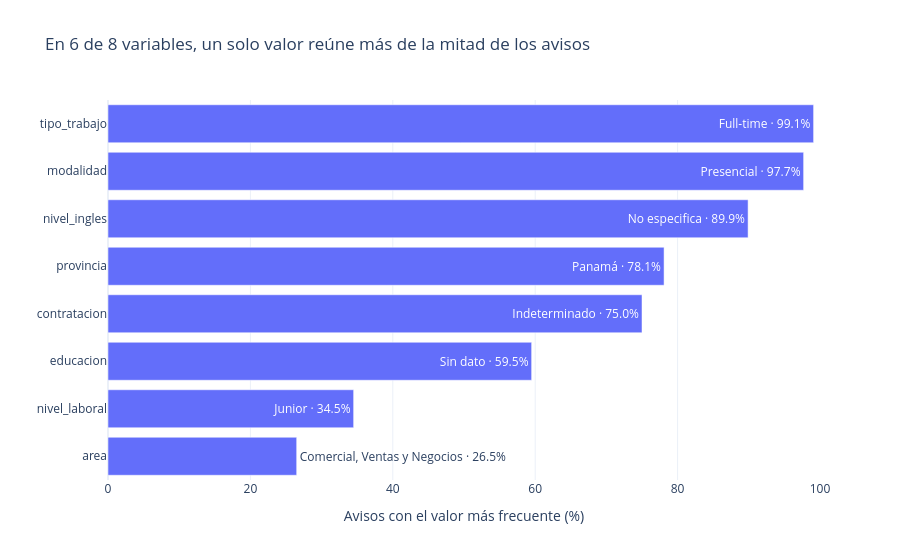

Notebook code for this chart:
### Markdown cell above
### 7.3 Frecuencias de las variables categóricas
Los 5 valores más frecuentes de cada variable, con su porcentaje sobre el total de avisos.

### Code cell
categoricas = ["provincia", "area", "nivel_laboral", "modalidad", "tipo_trabajo", "contratacion", "educacion", "nivel_ingles"]

filas = []
for col in categoricas:
    for valor, n in limpio[col].value_counts().head(5).items():
        filas.append({"columna": col, "valor": valor, "avisos": n, "pct": round(n / len(limpio) * 100, 1)})
frecuencias = pd.DataFrame(filas)

with pd.option_context("display.max_rows", 60):
    display(frecuencias)

# Valor más frecuente de cada variable categórica y su peso
mas_frecuente = frecuencias.groupby("columna", sort=False).first().sort_values("pct")
mayoria = (mas_frecuente["pct"] > 50).sum()
mas_frecuente["etiqueta"] = mas_frecuente["valor"].astype(str) + " · " + mas_frecuente["pct"].astype(str) + "%"
fig = px.bar(mas_frecuente, x="pct", y=mas_frecuente.index, orientation="h", text="etiqueta",
             title=f"En {mayoria} de {len(mas_frecuente)} variables, un solo valor reúne más de la mitad de los avisos",
             labels={"pct": "Avisos con el valor más frecuente (%)", "columna": ""})
fig.update_xaxes(range=[0, 100])
fig.show()

def pct_valor(col, valor):
    """Porcentaje de avisos con ese valor en la columna."""
    return (limpio[col] == valor).mean() * 100

educacion_conocida = limpio.loc[limpio["educacion"] != "Sin dato", "educacion"].value_counts(normalize=True)
interpretar(f"El empleo ofrecido es casi todo formal y estable: {pct_valor('tipo_trabajo', 'Full-time'):.1f}% es a tiempo completo "
            f"y {pct_valor('contratacion', 'Indeterminado'):.1f}% por tiempo indeterminado. Entre los avisos que indican "
            f"estudios, el más pedido es «{educacion_conocida.index[0]}» ({educacion_conocida.iloc[0]:.0%}); "
            f"pero el {pct_valor('educacion', 'Sin dato'):.0f}% no indica ninguno.", "7.3", fig, tablas=[frecuencias])

### Figure 1 — Plotly figure (JSON) as saved in the notebook; plotly's stock layout.template omitted (floating-point values rounded to 4 significant figures)
{"data": [{"hovertemplate": "Avisos con el valor más frecuente (%)=%{x}<br>=%{y}<br>etiqueta=%{text}<extra></extra>", "legendgroup": "", "marker": {"color": "#636efa", "pattern": {"shape": ""}}, "name": "", "orientation": "h", "showlegend": false, "text": ["Comercial, Ventas y Negocios · 26.5%", "Junior · 34.5%", "Sin dato · 59.5%", "Indeterminado · 75.0%", "Panamá · 78.1%", "No especifica · 89.9%", "Presencial · 97.7%", "Full-time · 99.1%"], "textposition": "auto", "type": "bar", "x": [26.5, 34.5, 59.5, 75.0, 78.1, 89.9, 97.7, 99.1], "xaxis": "x", "y": ["area", "nivel_laboral", "educacion", "contratacion", "provincia", "nivel_ingles", "modalidad", "tipo_trabajo"], "yaxis": "y"}], "layout": {"barmode": "relative", "legend": {"tracegroupgap": 0}, "title": {"text": "En 6 de 8 variables, un solo valor reúne más de la mitad de los avisos"}, "xaxis": {"anchor": "y", "domain": [0, 1], "range": [0, 100], "title": {"text": "Avisos con el valor más frecuente (%)"}}, "yaxis": {"anchor": "x", "domain": [0, 1], "title": {"text": ""}}}}
